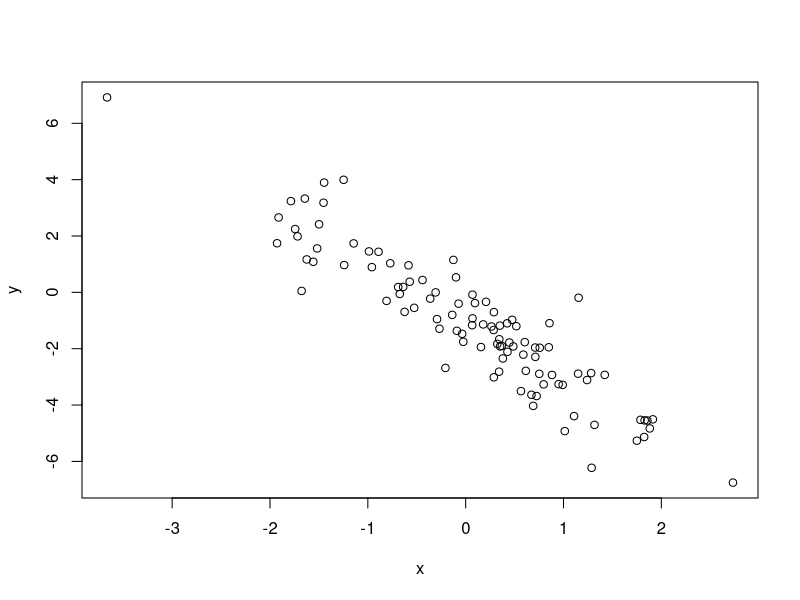
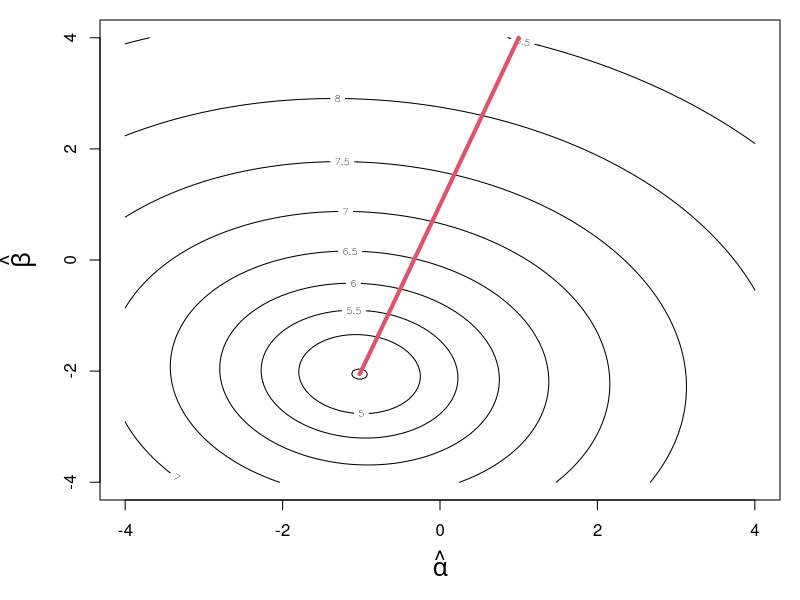

R code for these plots, in order:
#### R_Demo_AML_neuralnet_gradiant_decent_lm.R 
##########################################################################
## INSTRUCTOR: Christopher Fariss
## COURSE NAME: Advanced Computational Methods for Social Media and Textual Data (3B)
## University of Essex Summer School 2023
##
## Date: 2023-08-13
##
## Please e-mail me if you find any errors or have and suggestions (either email is fine)
## e-mail: cjf0006@gmail.com
## e-mail: cjfariss@umich.edu
##########################################################################
## Introduction to tutorial:
##
## Overview of Gradient Decent for a linear model with two parameters (intercept and slope).
##
## Gradient decent is an iterative process used to find the best parameter value(s) in any model and especially a neural network.
##
##########################################################################


## load libraries
library(MASS)

## set learning rate this varies on the unit interval (0 to 1]
lr <- .2

n <- 100
x <- rnorm(n)

alpha <- -1
beta <- -2

y <- alpha + beta*x + rnorm(n)
plot(x=x, y=y)
fit <- lm(y ~ x)
summary(fit)


X_mat <- cbind(1,x)
head(X_mat)

# Start with a random guess
alpha_hat <- 1
beta_hat <- 4


iterations <- 100

loss <- NA
variance <- NA

y_hat <- matrix(NA, nrow=n, ncol=iterations)
y_error <- matrix(NA, nrow=n, ncol=iterations)
delta <- matrix(NA, nrow=2, ncol=iterations)

## sequential iterations to evaulate loss function
for (j in 1:iterations){
    
    ## calculate the predicted y_hat based on the observed x variable and the best guess of alpha and beta
    y_hat[,j] <- alpha_hat[j] + beta_hat[j] * x
    
    ## difference between the predicted y (y_hat) and y is the error for y
    y_error[,j] <- y_hat[,j] - y
    
    ## the estimated error is used to calculate the unexplained variance between y and y_hat, which is the sum of squared errors
    loss[j] <- sum(y_error[,j]^2)
    
    ## calculate the gradient at that point (this works because the errors are independent to the column vectors in X
    ##delta[1:2,j] <- (t(X_mat) %*% y_error[,j]) * (1/n)
    
    ##
    delta[1,j] <- sum(X_mat[,1] * y_error[,j])/n
    delta[2,j] <- sum(X_mat[,2] * y_error[,j])/n

    ## shift estimates along the gradient (+ function if y-y_hat; - function if y_hat-y)
    alpha_hat[j+1] <- alpha_hat[j] - (lr*delta[1,j])
    beta_hat[j+1] <- beta_hat[j] - (lr*delta[2,j])
}

## print lm summary from above
summary(fit)

## print the last value of the sequence of parameter estimates
alpha_hat[length(alpha_hat)]
beta_hat[length(beta_hat)]


## the least squares solution
solve(t(X_mat) %*% X_mat) %*% t(X_mat) %*% y

## note that these give distinct regression models because the covariance between alpha and beta are not included (so they are different from the one above)
solve(t(X_mat[,2]) %*% X_mat[,2]) %*% t(X_mat[,2]) %*% y
solve(t(X_mat[,1]) %*% X_mat[,1]) %*% t(X_mat[,1]) %*% y


## graph the values as a function of the loss statistic
ALPHA_seq <- seq(from=-4,4,.05)
BETA_seq <- seq(from=-4,4,.05)

LOSS <- matrix(NA, nrow=length(ALPHA_seq), ncol=length(BETA_seq))

## grid search for graphing
for(i in 1:length(ALPHA_seq)){
    for(j in 1:length(ALPHA_seq)){
        Y_hat <- ALPHA_seq[i] + BETA_seq[j] * X_mat[,2]
        LOSS[i,j] <- sum((y-Y_hat)^2)
    }
}

## plot the log loss
par(mar=c(5,5,1,1))
contour(ALPHA_seq, BETA_seq, log(LOSS), xlab=expression(hat(alpha)), ylab=expression(hat(beta)), cex.lab=1.5)
lines(alpha_hat, beta_hat, col=2, lwd=4)


